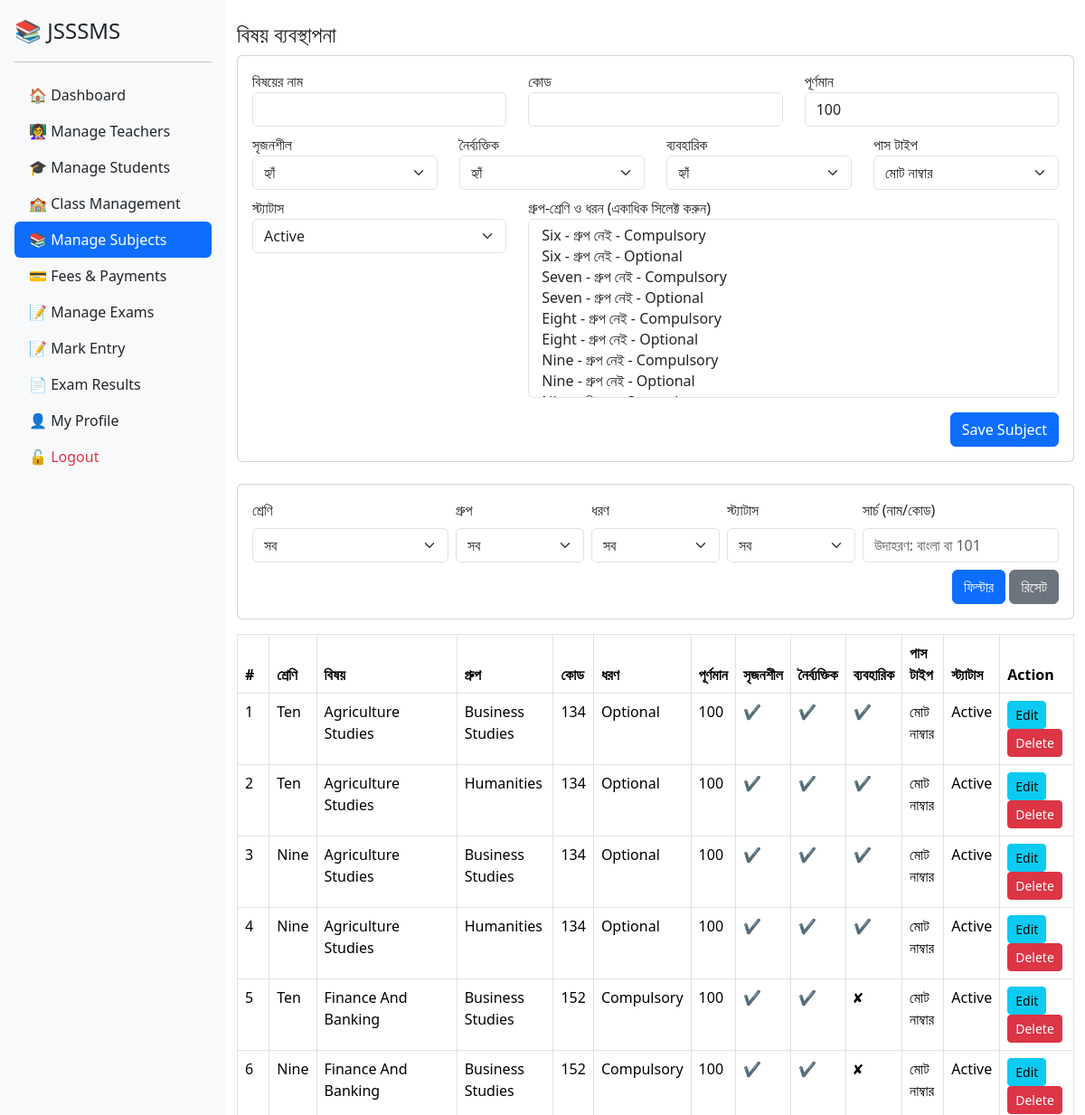
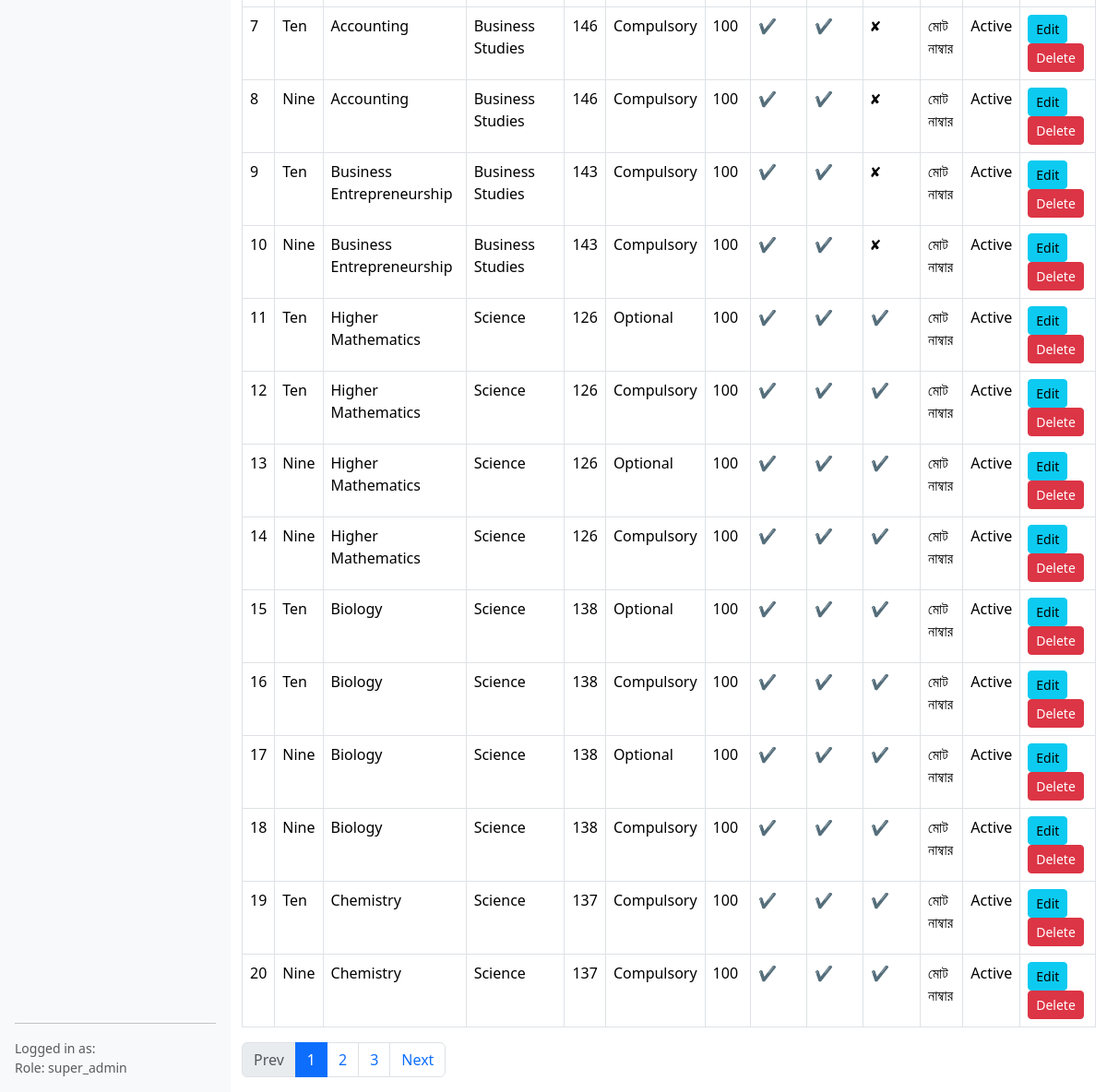
The app's page /settings/manage_subjects.php (signed in) with its own data (2 pictures, top to bottom).
### tables this page shows
CREATE TABLE `subject_group_map` (
  `id` int(11) NOT NULL,
  `class_id` int(10) DEFAULT NULL,
  `subject_id` int(11) NOT NULL,
  `group_name` varchar(50) NOT NULL,
  `type` enum('Compulsory','Optional') NOT NULL DEFAULT 'Compulsory'
);

CREATE TABLE `classes` (
  `id` int(11) NOT NULL,
  `class_name` varchar(50) NOT NULL,
  `class_code` varchar(2) NOT NULL
);

CREATE TABLE `subjects` (
  `id` int(11) NOT NULL,
  `class_id` int(20) DEFAULT NULL,
  `subject_name` varchar(100) NOT NULL,
  `subject_code` int(50) DEFAULT NULL,
  `subject_type` enum('Compulsory','Optional') DEFAULT NULL,
  `group` varchar(50) DEFAULT NULL,
  `status` enum('Active','Inactive') DEFAULT 'Active',
  `default_marks` int(11) DEFAULT 100,
  `has_creative` tinyint(1) DEFAULT 1,
  `has_objective` tinyint(1) DEFAULT 1,
  `has_practical` tinyint(1) DEFAULT 0
);

### settings/manage_subjects.php (the view, shortened to what this page needs)
<?php
include '../config/db.php';
$hasPassType = false;
if ($chk = $conn->query("SHOW COLUMNS FROM subjects LIKE 'pass_type'")) {
    $hasPassType = ($chk->num_rows > 0);
}
if (!$hasPassType) {
    try {
        $conn->query("ALTER TABLE subjects ADD COLUMN pass_type ENUM('total','individual') NOT NULL DEFAULT 'total' AFTER has_practical");
        if ($chk2 = $conn->query("SHOW COLUMNS FROM subjects LIKE 'pass_type'")) {
            $hasPassType = ($chk2->num_rows > 0);
        }
    } catch (Throwable $e) {
    }
}
$classes = $conn->query("SELECT id, class_name FROM classes ORDER BY id ASC");
$q = isset($_GET['q']) ? trim($_GET['q']) : '';
$where = "WHERE 1=1";
$perPage = 20;
$page = isset($_GET['page']) && ctype_digit($_GET['page']) ? max(1, (int)$_GET['page']) : 1;
$offset = ($page - 1) * $perPage;
$countSql = "SELECT COUNT(*) AS cnt
FROM subjects s
JOIN subject_group_map gm ON s.id = gm.subject_id
JOIN classes c ON gm.class_id = c.id
$where";
$countRes = $conn->query($countSql);
$totalRows = 0; if ($countRes) { $rowCnt = $countRes->fetch_assoc(); $totalRows = (int)$rowCnt['cnt']; }
$totalPages = ($perPage > 0) ? (int)ceil($totalRows / $perPage) : 1;
$subjectsSql = <<<SQL
SELECT
    s.*,
    c.class_name,
    gm.type,
    gm.group_name,
    (
        SELECT CONCAT('[', GROUP_CONCAT(
            CONCAT('{"class_id":', gm2.class_id,
                   ',"group_name":"', COALESCE(gm2.group_name,''), '"',
                   ',"type":"', COALESCE(gm2.type,''), '"',
                   '}'
            )
        ), ']')
        FROM subject_group_map gm2
        WHERE gm2.subject_id = s.id
    ) AS group_mappings
FROM subjects s
JOIN subject_group_map gm ON s.id = gm.subject_id
JOIN classes c ON gm.class_id = c.id
$where
ORDER BY s.id DESC
LIMIT $perPage OFFSET $offset
SQL;
$subjects = $conn->query($subjectsSql);
?>
<!DOCTYPE html>
<html>
<head>
    <link rel="stylesheet" href="https://cdn.jsdelivr.net/npm/bootstrap@5.3.3/dist/css/bootstrap.min.css">
</head>
<body>
<?php include '../includes/header.php'; ?>
<div class="d-flex">
    <?php include '../includes/sidebar.php'; ?>
    <div class="container mt-4">
        <h4>বিষয় ব্যবস্থাপনা</h4>
        <form method="POST" action="" class="card p-3 mb-4">
            <div class="row">
                <div class="col-md-4">
                    <label>বিষয়ের নাম</label>
                    <input type="text" name="subject_name" id="subject_name" class="form-control" required>
                </div>
                <div class="col-md-4">
                    <label>কোড</label>
                    <input type="text" name="subject_code" id="subject_code" class="form-control" required>
                </div>
                <div class="col-md-4">
                    <label>পূর্ণমান</label>
                    <input type="number" name="default_marks" id="default_marks" class="form-control" value="100" required>
                </div>
            </div>
            <div class="row mt-2">
                <div class="col-md-3">
                    <label>সৃজনশীল</label>
                    <select name="has_creative" id="has_creative" class="form-select">
                        <option value="1">হ্যাঁ</option>
                    </select>
                </div>
                <div class="col-md-3">
                    <label>নৈর্ব্যক্তিক</label>
                    <select name="has_objective" id="has_objective" class="form-select">
                        <option value="1">হ্যাঁ</option>
                    </select>
                </div>
                <div class="col-md-3">
                    <label>ব্যবহারিক</label>
                    <select name="has_practical" id="has_practical" class="form-select">
                        <option value="1">হ্যাঁ</option>
                    </select>
                </div>
                <div class="col-md-3">
                    <label>পাস টাইপ</label>
                    <select name="pass_type" id="pass_type" class="form-select">
                        <option value="total">মোট নাম্বার</option>
                    </select>
                </div>
            </div>
            <div class="row mt-2">
                <div class="col-md-4">
                    <label>স্ট্যাটাস</label>
                    <select name="status" id="status" class="form-select">
                        <option value="Active">Active</option>
                    </select>
                </div>
                <div class="col-md-8">
                    <label>গ্রুপ-শ্রেণি ও ধরন (একাধিক সিলেক্ট করুন)</label>
<select name="group_map[]" class="form-select" multiple size="8">
    <?php
    $group_names = [
        "none" => "গ্রুপ নেই",
        "Science" => "বিজ্ঞান",
        "Humanities" => "মানবিক",
        "Business Studies" => "ব্যবসায়"
    ];
    $types = ["Compulsory" => "Compulsory", "Optional" => "Optional"];
    foreach ($classes as $c) {
        foreach ($group_names as $key => $group) {
            if (in_array($c['id'], [1, 2, 3]) && $key !== 'none') {
                continue;
            }
            foreach ($types as $type) {
                echo '<option value="' . $c['id'] . '|' . $key . '|' . $type . '">'
                    . $c['class_name'] . ' - ' . $group . ' - ' . $type .
                    '</option>';
            }
        }
    }
    ?>
</select>
                </div>
            </div>
            <div class="mt-3 text-end">
                <button type="submit" class="btn btn-primary" id="submit_btn">Save Subject</button>
            </div>
        </form>
        <form method="GET" action="" class="card p-3 mb-3">
            <div class="row g-2 align-items-end">
                <div class="col-md-3">
                    <label class="form-label">শ্রেণি</label>
                    <select name="f_class_id" class="form-select">
                        <option value="">সব</option>
                    </select>
                </div>
                <div class="col-md-2">
                    <label class="form-label">গ্রুপ</label>
                    <select name="f_group" class="form-select">
                        <option value="">সব</option>
                    </select>
                </div>
                <div class="col-md-2">
                    <label class="form-label">ধরণ</label>
                    <select name="f_type" class="form-select">
                        <option value="">সব</option>
                    </select>
                </div>
                <div class="col-md-2">
                    <label class="form-label">স্ট্যাটাস</label>
                    <select name="f_status" class="form-select">
                        <option value="">সব</option>
                    </select>
                </div>
                <div class="col-md-3">
                    <label class="form-label">সার্চ (নাম/কোড)</label>
                    <input type="text" name="q" value="<?= htmlspecialchars($q) ?>" class="form-control" placeholder="উদাহরণ: বাংলা বা 101">
                </div>
            </div>
            <div class="mt-2 text-end">
                <button type="submit" class="btn btn-primary">ফিল্টার</button>
                <a href="manage_subjects.php" class="btn btn-secondary">রিসেট</a>
            </div>
        </form>
        <table class="table table-bordered">
            <thead>
            <tr>
                <th>#</th>
                <th>শ্রেণি</th>
                <th>বিষয়</th>
                <th>গ্রুপ</th>
                <th>কোড</th>
                <th>ধরণ</th>
                <th>পূর্ণমান</th>
                <th>সৃজনশীল</th>
                <th>নৈর্ব্যক্তিক</th>
                <th>ব্যবহারিক</th>
                <th>পাস টাইপ</th>
                <th>স্ট্যাটাস</th>
                <th>Action</th>
            </tr>
            </thead>
            <tbody>
            <?php
             $i=1; while($row = $subjects->fetch_assoc()): ?>
                <tr>
                    <td><?= $i++ ?></td>
                    <td><?= $row['class_name'] ?></td>
                    <td><?= $row['subject_name'] ?></td>
                    <td><?php
                        $g = isset($row['group_name']) ? $row['group_name'] : '';
                        $gLabel = ($g === null || $g === '' || strtolower($g) === 'none') ? 'গ্রুপ নেই' : $g;
                        echo htmlspecialchars($gLabel);
                    ?></td>
                    <td><?= $row['subject_code'] ?></td>
                    <td><?= $row['type'] ?></td>
                    <td><?= $row['default_marks'] ?></td>
                    <td><?= $row['has_creative'] ? '✔' : '✘' ?></td>
                    <td><?= $row['has_objective'] ? '✔' : '✘' ?></td>
                    <td><?= $row['has_practical'] ? '✔' : '✘' ?></td>
                    <td>
                        <?php
                        if (!$hasPassType || !array_key_exists('pass_type', $row)) {
                            echo 'মোট নাম্বার';
                        } else {
                            $pt = $row['pass_type'];
                            if ($pt === null || $pt === '') { $pt = 'total'; }
                            echo ($pt === 'individual') ? 'আলাদা আলাদা' : 'মোট নাম্বার';
                        }
                        ?>
                    </td>
                    <td><?= $row['status'] ?></td>
                    <td> <button class="btn btn-sm btn-info" onclick='editSubject(<?= json_encode($row) ?>)'>Edit</button>
                        <a href="?delete=<?= $row['id'] ?>" class="btn btn-danger btn-sm" onclick="return confirm('Are you sure?')">Delete</a>
                    </td>
                </tr>
            <?php endwhile; ?>
            </tbody>
        </table>
        <?php if ($totalPages > 1): ?>
        <nav>
            <ul class="pagination">
                <?php
                $params = $_GET; unset($params['page']);
                $base = 'manage_subjects.php';
                $qs = http_build_query($params);
                function pageLink($p, $base, $qs){
                    $sep = ($qs!=='') ? '&' : '';
                    return $base.'?'.($qs).$sep.'page='.$p;
                }
                $prevDisabled = ($page<=1)?' disabled':'';
                $nextDisabled = ($page>=$totalPages)?' disabled':'';
                ?>
                <li class="page-item<?= $prevDisabled ?>">
                    <a class="page-link" href="<?= ($page>1)?pageLink($page-1,$base,$qs):'#' ?>">Prev</a>
                </li>
                <?php
                $start = max(1, $page-2); $end = min($totalPages, $page+2);
                for($p=$start;$p<=$end;$p++):
                    $active = ($p===$page)?' active':'';
                ?>
                <li class="page-item<?= $active ?>"><a class="page-link" href="<?= pageLink($p,$base,$qs) ?>"><?= $p ?></a></li>
                <?php endfor; ?>
                <li class="page-item<?= $nextDisabled ?>">
                    <a class="page-link" href="<?= ($page<$totalPages)?pageLink($page+1,$base,$qs):'#' ?>">Next</a>
                </li>
            </ul>
        </nav>
        <?php endif; ?>
    </div>
</div>
</body>
</html>

### includes/header.php (shortened to what this page needs)
<!DOCTYPE html>
<html lang="bn">
<head>
  <link href="https://cdn.jsdelivr.net/npm/bootstrap@5.3.2/dist/css/bootstrap.min.css" rel="stylesheet">
  <link href="https://cdn.jsdelivr.net/npm/@fortawesome/fontawesome-free/css/all.min.css" rel="stylesheet">
<link rel="stylesheet" href="https://cdn.jsdelivr.net/npm/bootstrap-icons@1.10.5/font/bootstrap-icons.css">
</head>
<body>

### includes/sidebar.php (shortened to what this page needs)
<?php
$BASE_URL = '/jsssms/';
$current = basename($_SERVER['PHP_SELF']);
?>
<div class="d-flex flex-column flex-shrink-0 p-3 bg-light" style="width: 250px; min-height: 100vh;">
  <a href="<?= $BASE_URL ?>dashboard.php" class="d-flex align-items-center mb-3 mb-md-0 me-md-auto text-dark text-decoration-none">
    <span class="fs-4">📚 JSSSMS</span>
  </a>
  <hr>
  <ul class="nav nav-pills flex-column mb-auto">
    <li class="nav-item">
      <a href="<?= $BASE_URL ?>dashboard.php" class="nav-link <?= ($current == 'dashboard.php') ? 'active' : 'text-dark' ?>">
        🏠 Dashboard
      </a>
    </li>
    <?php if (isset($_SESSION['role']) && $_SESSION['role'] === 'super_admin'): ?>
    <li>
      <a href="<?= $BASE_URL ?>manage_teachers.php" class="nav-link <?= ($current == 'manage_teachers.php') ? 'active' : 'text-dark' ?>">
        👩‍🏫 Manage Teachers
      </a>
    </li>
    <li>
      <a href="<?= $BASE_URL ?>students/manage_students.php" class="nav-link <?= ($current == 'manage_students.php') ? 'active' : 'text-dark' ?>">
        🎓 Manage Students
      </a>
    </li>
    <li>
      <a href="<?= $BASE_URL ?>manage_classes.php" class="nav-link <?= ($current == 'manage_classes.php') ? 'active' : 'text-dark' ?>">
        🏫 Class Management
      </a>
    </li>
    <li>
      <a href="<?= $BASE_URL ?>settings/manage_subjects.php" class="nav-link <?= ($current == 'manage_subjects.php') ? 'active' : 'text-dark' ?>">
        📚 Manage Subjects
      </a>
    </li>
    <li>
      <a href="<?= $BASE_URL ?>manage_fees.php" class="nav-link <?= ($current == 'manage_fees.php') ? 'active' : 'text-dark' ?>">
        💳 Fees & Payments
      </a>
    </li>
    <li>
      <a href="<?= $BASE_URL ?>settings/manage_exams.php" class="nav-link <?= ($current == 'manage_exams.php') ? 'active' : 'text-dark' ?>">
        📝 Manage Exams
      </a>
    <li>
          <li>
      <a href="<?= $BASE_URL ?>exam/mark_entry.php" class="nav-link <?= ($current == 'mark_entry.php') ? 'active' : 'text-dark' ?>">
        📝 Mark Entry
      </a>
    <li>
      <a href="<?= $BASE_URL ?>exam_results.php" class="nav-link <?= ($current == 'exam_results.php') ? 'active' : 'text-dark' ?>">
        📄 Exam Results
      </a>
    </li>
    <?php endif; ?>
    <li>
      <a href="<?= $BASE_URL ?>profile.php" class="nav-link <?= ($current == 'profile.php') ? 'active' : 'text-dark' ?>">
        👤 My Profile
      </a>
    </li>
    <li>
      <a href="<?= $BASE_URL ?>auth/logout.php" class="nav-link text-danger">
        🔓 Logout
      </a>
    </li>
  </ul>
  <hr>
  <div class="text-muted small">
    Logged in as: <strong><?= $_SESSION['name'] ?? 'Unknown' ?></strong><br>
    Role: <?= $_SESSION['role'] ?? 'User' ?>
  </div>
</div>

### records on screen
subject_group_map: class.class_name "Ten", subject.subject_name "Agriculture Studies", group_name "Business Studies", subject.subject_code "134", type "Optional", subject.default_marks "100", subject.status "Active"
subject_group_map: class.class_name "Ten", subject.subject_name "Agriculture Studies", group_name "Humanities", subject.subject_code "134", type "Optional", subject.default_marks "100", subject.status "Active"
subject_group_map: class.class_name "Nine", subject.subject_name "Agriculture Studies", group_name "Business Studies", subject.subject_code "134", type "Optional", subject.default_marks "100", subject.status "Active"
subject_group_map: class.class_name "Nine", subject.subject_name "Agriculture Studies", group_name "Humanities", subject.subject_code "134", type "Optional", subject.default_marks "100", subject.status "Active"
subject_group_map: class.class_name "Ten", subject.subject_name "Finance And Banking", group_name "Business Studies", subject.subject_code "152", type "Compulsory", subject.default_marks "100", subject.status "Active"
subject_group_map: class.class_name "Nine", subject.subject_name "Finance And Banking", group_name "Business Studies", subject.subject_code "152", type "Compulsory", subject.default_marks "100", subject.status "Active"
subject_group_map: class.class_name "Ten", subject.subject_name "Accounting", group_name "Business Studies", subject.subject_code "146", type "Compulsory", subject.default_marks "100", subject.status "Active"
subject_group_map: class.class_name "Nine", subject.subject_name "Accounting", group_name "Business Studies", subject.subject_code "146", type "Compulsory", subject.default_marks "100", subject.status "Active"
subject_group_map: class.class_name "Ten", subject.subject_name "Business Entrepreneurship", group_name "Business Studies", subject.subject_code "143", type "Compulsory", subject.default_marks "100", subject.status "Active"
subject_group_map: class.class_name "Nine", subject.subject_name "Business Entrepreneurship", group_name "Business Studies", subject.subject_code "143", type "Compulsory", subject.default_marks "100", subject.status "Active"
subject_group_map: class.class_name "Ten", subject.subject_name "Higher Mathematics", group_name "Science", subject.subject_code "126", type "Optional", subject.default_marks "100", subject.status "Active"
subject_group_map: class.class_name "Ten", subject.subject_name "Higher Mathematics", group_name "Science", subject.subject_code "126", type "Compulsory", subject.default_marks "100", subject.status "Active"
subject_group_map: class.class_name "Nine", subject.subject_name "Higher Mathematics", group_name "Science", subject.subject_code "126", type "Optional", subject.default_marks "100", subject.status "Active"
subject_group_map: class.class_name "Nine", subject.subject_name "Higher Mathematics", group_name "Science", subject.subject_code "126", type "Compulsory", subject.default_marks "100", subject.status "Active"
subject_group_map: class.class_name "Ten", subject.subject_name "Biology", group_name "Science", subject.subject_code "138", type "Optional", subject.default_marks "100", subject.status "Active"
subject_group_map: class.class_name "Ten", subject.subject_name "Biology", group_name "Science", subject.subject_code "138", type "Compulsory", subject.default_marks "100", subject.status "Active"
subject_group_map: class.class_name "Nine", subject.subject_name "Biology", group_name "Science", subject.subject_code "138", type "Optional", subject.default_marks "100", subject.status "Active"
subject_group_map: class.class_name "Nine", subject.subject_name "Biology", group_name "Science", subject.subject_code "138", type "Compulsory", subject.default_marks "100", subject.status "Active"
subject_group_map: class.class_name "Ten", subject.subject_name "Chemistry", group_name "Science", subject.subject_code "137", type "Compulsory", subject.default_marks "100", subject.status "Active"
subject_group_map: class.class_name "Nine", subject.subject_name "Chemistry", group_name "Science", subject.subject_code "137", type "Compulsory", subject.default_marks "100", subject.status "Active"

### other values on screen
$_SESSION['role'] "super_admin"
